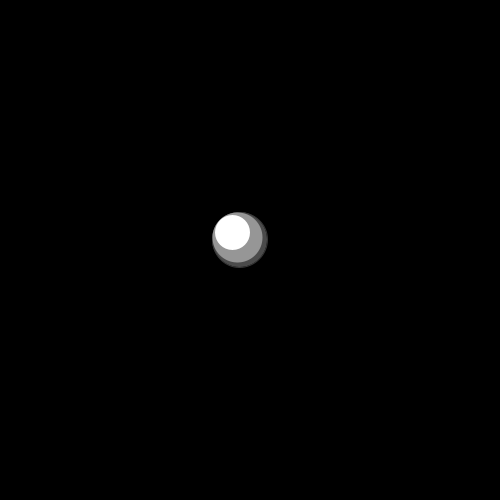
Frame 1 (no input)
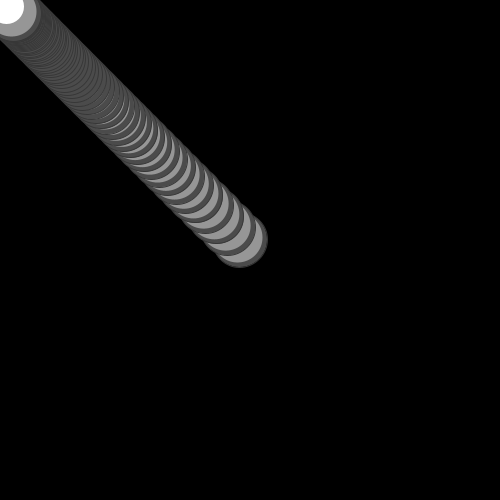
Frame 60 (the mouse pressed at the canvas centre just before this capture)
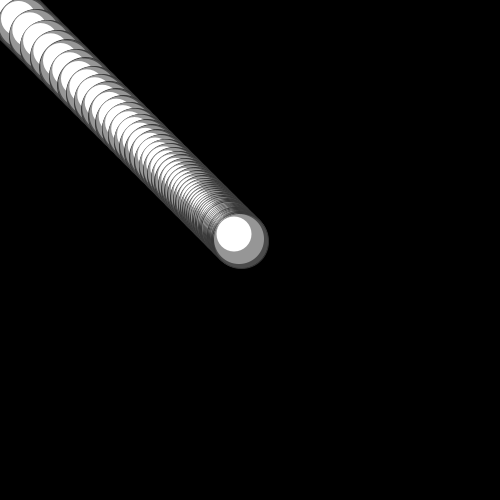
Frame 120 (the mouse held since frame 60 and released just before this capture)

The Processing sketch that drew these frames (run headless with seeded random() and noise(); from frame 60 on, the mouse is pressed at the canvas centre):

// Processing sketch: processing_155859
// ── processing_155859.pde

float x;
float y;


void setup()
{
  size(500, 500);
  background(0, 0, 0);
  x=width/2;
  y=height/2;
}

void draw()
{
  //fill(0, 5);
  //rect(0, 0, width, height);
  x = x + (mouseX-x)/20;
  y = y + (mouseY-y)/20;
  //noStroke();
  stroke(55);
  fill(75);
  ellipse(x+2, y+2, 55, 55);
  noStroke();
  fill(150);
ellipse(x, y, 50, 50);

fill(255);
ellipse(x-5, y-5, 35, 35);
}
